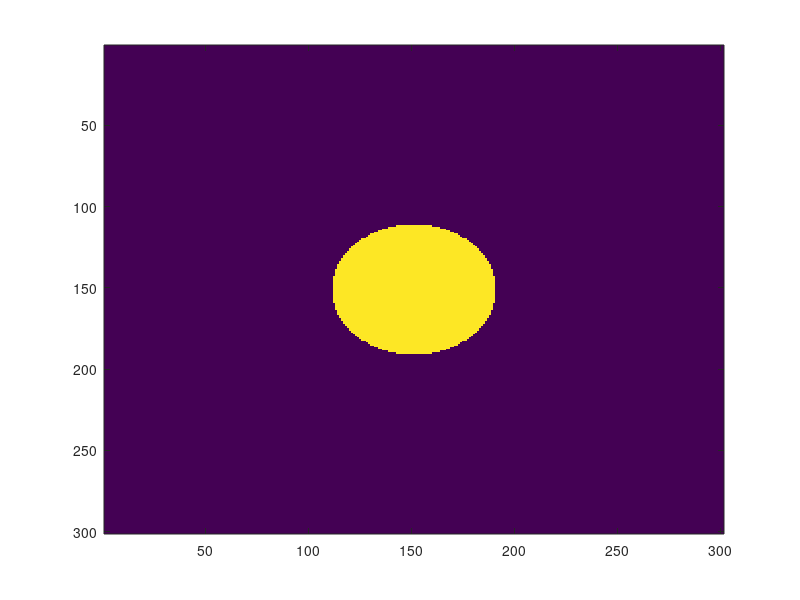
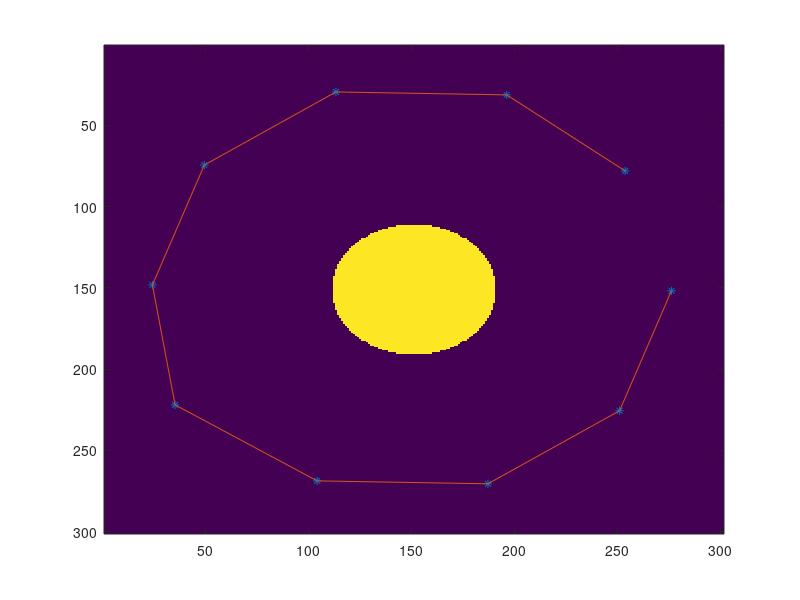

MATLAB code to generate these figures, in order:
%% Brain image:
BI=zeros(300);

[X Y]=meshgrid([-150:150],[-150:150]);
BI=((sqrt(X.^2+Y.^2))<40);
imagesc(BI)

%% Nodes
% create nodes
t=1:36:360;

nodes= round(150+140*[cos(t/360*2*pi); sin(t/360*2*pi)]);
%%
figure; 
%%
plot(nodes(1,:),nodes(2,:),'*')
hold on;
plot(nodes(1,:),nodes(2,:))
hold off

%%
ln=length(nodes);
for i=1:length(nodes)
    gotoNode=nodes(1,i)-.1*(nodes(1,i)-150);
    nn=mod(i+1,ln)+1; %Next node
    if nn<ln/2 % upper circle
    order=(nodes(1,mod(i+1,ln)+1)<gotoNode); % Check order in X
    end
    if nn>ln/2 % lower circle
    order=(nodes(1,mod(i+1,ln)+1)>gotoNode);
    end
    
    
    if BI(round(gotoNode),round(nodes(2,i)))<1 && order
        nodes(1,i)=gotoNode;
    end
    gotoNode=nodes(2,i)-.1*(nodes(2,i)-150);
    if (BI(round(nodes(1,i)),round(gotoNode))<1)
        nodes(2,i)=gotoNode;
    end    
end

imagesc(BI)
hold on;
plot(nodes(1,:),nodes(2,:),'*')
hold on;
plot(nodes(1,:),nodes(2,:))
hold off

